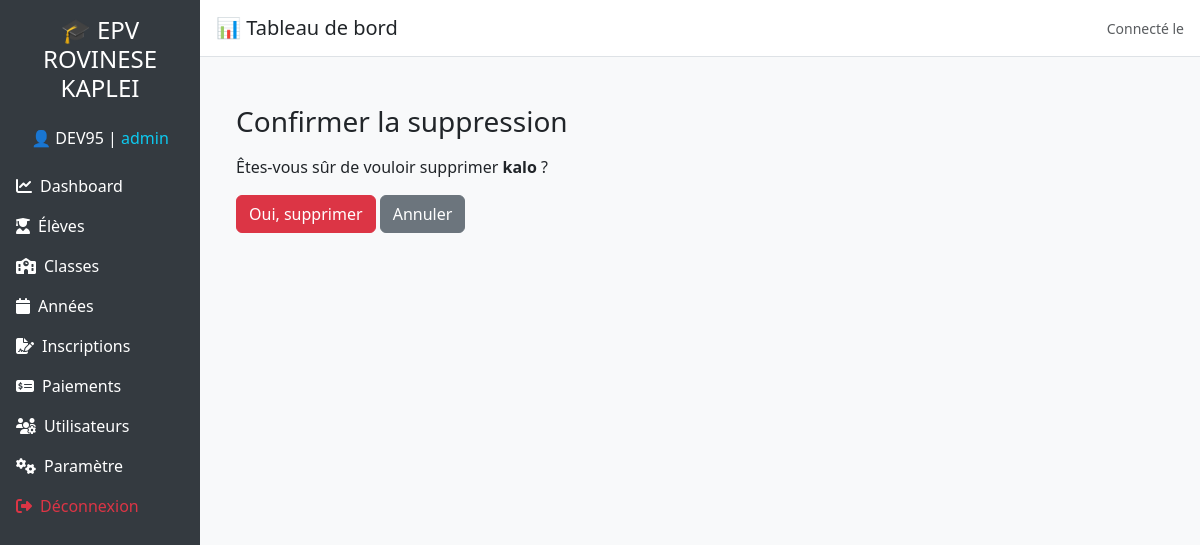
Page /accounts/utilisateurs/supprimer/3/ (signed in) on the committed database.
### utilisateurs/models.py (models this page shows)
class Utilisateur(AbstractUser):
    ROLE_CHOICES = (
        ('admin', 'Administrateur'),
        ('caissier', 'Caissier'),
    )
    role = models.CharField(max_length=20, choices=ROLE_CHOICES, default='caissier')

### utilisateurs/views.py (the view)
# urls.py: path('utilisateurs/supprimer/<int:utilisateur_id>/', views.supprimer_utilisateur, name='supprimer_utilisateur'),
@login_required
@user_passes_test(is_admin)
def supprimer_utilisateur(request, utilisateur_id):
    utilisateur = get_object_or_404(Utilisateur, pk=utilisateur_id)
    if request.method == 'POST':
        utilisateur.delete()
        return redirect('liste_utilisateurs')
    return render(request, 'utilisateurs/confirm_suppression.html', {'utilisateur': utilisateur})

### utilisateurs/views.py (called while the page is built)
def is_admin(user):
    return user.is_authenticated and user.role == 'admin'

### utilisateurs/templates/utilisateurs/confirm_suppression.html (shortened to what this page needs)
{% extends 'base.html' %}
{% block content %}
<div class="container mt-4">
    <h3 class="mb-3">Confirmer la suppression</h3>
    <p>Êtes-vous sûr de vouloir supprimer <strong>{{ utilisateur.username }}</strong> ?</p>
    <form method="post">
        <button type="submit" class="btn btn-danger">Oui, supprimer</button>
        <a href="{% url 'liste_utilisateurs' %}" class="btn btn-secondary">Annuler</a>
    </form>
</div>
{% endblock %}

### templates/base.html (shortened to what this page needs)
<!DOCTYPE html>
<html lang="fr">
<head>
  <link href="https://cdn.jsdelivr.net/npm/bootstrap@5.3.0/dist/css/bootstrap.min.css" rel="stylesheet">
  <link href="https://cdnjs.cloudflare.com/ajax/libs/font-awesome/6.4.0/css/all.min.css" rel="stylesheet">
</head>
<body>
{% if user.is_authenticated %}
<div class="d-flex">
  <nav class="sidebar d-flex flex-column p-3 text-white col-md-3 col-lg-2">
    <h4 class="text-center mb-4">🎓 EPV ROVINESE KAPLEI</h4>
    <p class="text-center">👤 {{ user.username | upper }} | <span class="text-info">{{ user.role }}</span></p>
    {% if user.role == 'admin' %}
      <a href="{% url 'dashboard' %}" class="py-2 d-block"><i class="fas fa-chart-line me-2"></i>Dashboard</a>
      <a href="{% url 'liste_eleves' %}" class="py-2 d-block"><i class="fas fa-user-graduate me-2"></i>Élèves</a>
      <a href="{% url 'liste_classes' %}" class="py-2 d-block"><i class="fas fa-school me-2"></i>Classes</a>
      <a href="{% url 'liste_annees' %}" class="py-2 d-block"><i class="fas fa-calendar me-2"></i>Années</a>
      <a href="{% url 'inscription_form' %}" class="py-2 d-block"><i class="fas fa-file-signature me-2"></i>Inscriptions</a>
      <a href="{% url 'paiement_list' %}" class="py-2 d-block"><i class="fas fa-money-check-alt me-2"></i>Paiements</a>
      <a href="{% url "liste_utilisateurs" %}" class="py-2 d-block"><i class="fas fa-users-cog me-2"></i>Utilisateurs</a>
      <a href="/admin/" class="py-2 d-block"><i class="fas fa-cogs me-2"></i>Paramètre</a>
      <a href="{% url 'deconnexion' %}" class="py-2 d-block text-danger"><i class="fas fa-sign-out-alt me-2"></i>Déconnexion</a>
    {% endif %}
  </nav>
  <div class="flex-grow-1">
    <div class="topbar d-flex justify-content-between align-items-center">
      <h5 class="mb-0">📊 Tableau de bord</h5>
      <span class="text-muted small">Connecté le {{ now|date:"d/m/Y H:i" }}</span>
    </div>
    <div class="p-4">
      {% block content %}{% endblock %}
    </div>
  </div>
</div>
{% endif %}
</body>
</html>

### templates/base.html (style rules this page uses)
body { font-family: 'Segoe UI', sans-serif; background-color: #f8f9fa; }
.sidebar { height: 100vh; background-color: #343a40; }
.sidebar a { color: #ffffff; text-decoration: none; }
.topbar { background-color: #ffffff; padding: 1rem; border-bottom: 1px solid #dee2e6; }

### rows in the picture
Utilisateur: username "DEV95", role "admin"
Utilisateur: username "kalo"
